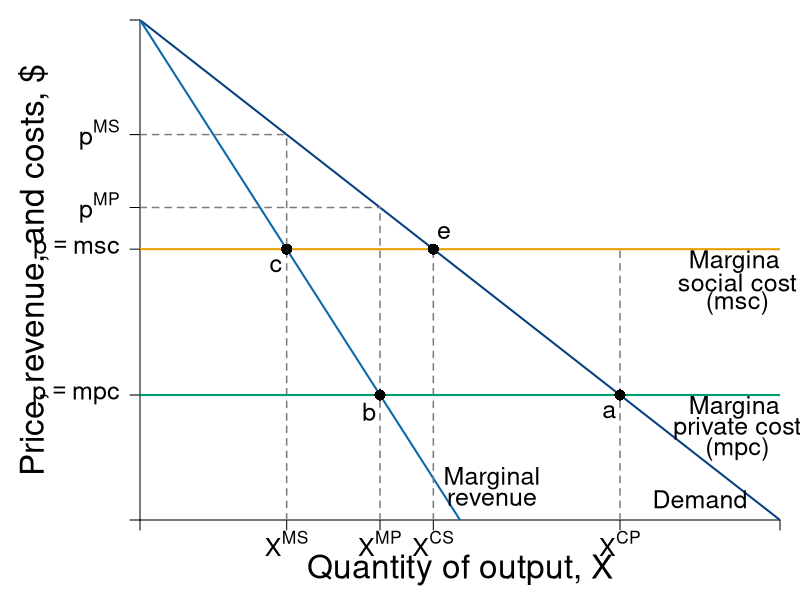

Reproduce this figure in R.
#Graph Designer: Simon Halliday + Scott Cohn
#Authors: Bowles and Halliday
#Title: Coordination, Conflict and Competition: A Text in Microeconomics

library(shape)
pdf(file = "public_mechanism/second_best_part1.pdf", width = 9, height = 7)

# Set parameters for graphics
axislabelsize <- 2
labelsize <- 1.5
namesize <- 1.8
annotatesize <- 1.5
graphlinewidth <- 2
segmentlinewidth <- 1.5
fadelevel <- 0.2

COL <- c("#7fc97f", "#beaed4", "#fdc086", "#ffff99", "#386cb0", "#f0027f", "#bf5b17", "#666666")
COLA <- c("#e0f3db", "#99d8c9","#66c2a4","#41ae76", "#238b45", "#005824")
COLB <- c("#c6dbef", "#4eb3d3", "#2b8cbe", "#0868ac","#084081")
COLC <- c("#fcfbfd", "#efedf5", "#dadaeb", "#bcbddc", "#9e9ac8", "#807dba", "#6a51a3", "#54278f", "#3f007d")
grays <- gray.colors(25, start = 1, end = 0, alpha = 1)
CBCols <- c("#009E73","#0072B2","#E69F00","#CC79A7", "#F0E442")


#Edited the margins to cater for the larger LHS labels
par(mar =  c(4, 7, 1, 1))

AvgRevenue <- function(x, rmax = 12, xmax = 12){
  rmax - (rmax/xmax)*x
}

MRevenue <- function(x, rmax = 12, xmax = 12){
  rmax - 2*(rmax/xmax)*x
}

AvgCost <- function(x, c0 = 2, c1 = 4){
  c0/x + c1
}

xlims <- c(0, 12)
ylims <- c(0, 12)

npts <- 501 
x <- seq(xlims[1], xlims[2], length.out = npts)
y <- seq(ylims[1], ylims[2], length.out = npts) 
a <- c(13, 16.75, 19.25)

plot(0, 0, xlim = xlims, ylim = ylims, type = "n",
     xlab = expression(paste("")),
     ylab = expression(paste("")), 
     xaxt = "n", 
     yaxt = "n", 
     cex.lab = axislabelsize, 
     bty = "n",
     xaxs = "i", 
     yaxs = "i")

costs <- c(3, 6.5)
monopoly <- c((12 - costs[1])/2, (12 - costs[2])/2)
comp <- c((12 - costs[1]), (12 - costs[2]))

ticksy <- c(0, costs[1], costs[2], AvgRevenue(monopoly[1]),  AvgRevenue(monopoly[2]), ylims[2])
ylabels <- c(NA, expression(paste(p == mpc)), expression(paste(p == msc)), expression(paste(p^{MP})),  expression(paste(p^{MS})), NA)
ticksx <- c(0, monopoly[2], monopoly[1], comp[2], comp[1], xlims[2])
xlabels <- c(NA,  expression(paste(X^{MS})), expression(paste(X^{MP})), expression(paste(X^{CS})), expression(paste(X^{CP})), NA)

axis(1, at = ticksx, pos = 0, labels = xlabels, cex.axis = labelsize)
axis(2, at = ticksy, pos = 0, labels = ylabels, las = 1, cex.axis = labelsize)

npts <- 500 
xx1 <- seq(xlims[1], xlims[2], length.out = npts)
xx3 <- seq(2, 6, length.out = npts)

#Draw the polygon for D
# xpolya <- c(comp[1], comp[1], comp[2], comp[1])
# ypolya <- c(costs[1], costs[2], costs[2], costs[1])
# polygon(x = xpolya, y = ypolya, col=COL[4],
#         density=NULL, border = NA)


#Monopoly CS no MSC: 
# xpolyCSM <- c(comp[2], 0, 0, comp[2])
# ypolyCSM <- c(AvgRevenue(x = comp[2]), 12, AvgRevenue(x = comp[2]), AvgRevenue(x = comp[2]))
# polygon(x = xpolyCSM, y = ypolyCSM, col=COLA[1], density=NULL, border = NA)

#Monopoly profit no MSC, above MSC: 
# xpolyMpi <- c(monopoly[1], monopoly[1], 0, 0, monopoly[1])
# ypolyMpi <- c(costs[2], AvgRevenue(x = monopoly[1]), AvgRevenue(x = monopoly[1]), costs[2], costs[2])
# polygon(x = xpolyMpi, y = ypolyMpi, col=COLB[1], density=NULL, border = NA)

#Monopoly profit no MSC, BELOW MSC: 

# xpolyMpiSC <- c(monopoly[1], monopoly[1], 0, 0, monopoly[1])
# ypolyMpiSC <- c(costs[1], costs[2], costs[2], costs[1], costs[1])
# polygon(x = xpolyMpiSC, y = ypolyMpiSC, col=rgb(204/255, 121/255, 167/255, fadelevel), 
#         density=NULL, border = NA)


#Draw the polygon for A
# xpolyb <- c(comp[2], monopoly[1], monopoly[1], comp[2])
# ypolyb <- c(costs[2], AvgRevenue(x = monopoly[1]), costs[2], costs[2])
# polygon(x = xpolyb, y = ypolyb, col=COL[4], density=NULL, border = NA)

#Draw the polygon for area C
# xpolyc <- c(monopoly[1], monopoly[1], monopoly[2], monopoly[2], monopoly[1])
# ypolyc <- c(costs[2], AvgRevenue(x = monopoly[1]), AvgRevenue(x = monopoly[2]), MRevenue(monopoly[2]), MRevenue(monopoly[2]))
# polygon(x = xpolyc, y = ypolyc, col = COLA[1], density = NULL, border = NA)

#Draw the polygon for D
# xpolyd <- c(comp[2], comp[2], monopoly[1], monopoly[1], comp[2] )
# ypolyd <- c(costs[1], AvgRevenue(x = comp[2]), AvgRevenue(x = comp[2]), costs[1], costs[1])
# polygon(x = xpolyd, y = ypolyd, col=COL[2], density=NULL, border = NA)

#Area E
# xpolye <- c(comp[1], comp[2], comp[2], comp[1])
# ypolye <- c(costs[1], AvgRevenue(x = comp[2]), costs[1], costs[1])
# polygon(x = xpolye, y = ypolye, col=COL[2], density=NULL, border = NA)

#Total costs only covering private costs 
# xpolya <- c(comp[1], comp[1], 0, 0, comp[1])
# ypolya <- c(0, costs[1], costs[1], 0, 0)
# polygon(x = xpolya, y = ypolya, col=rgb(86/255, 180/255, 233/255, fadelevel),
#         density=NULL, border = NA)

#lines(xx1, bcA(xx1, w = 10, p = 1.5), col = COLB[3], lwd = graphlinewidth)
lines(xx1, AvgRevenue(xx1, rmax = 12, xmax = 12), col = COLB[5], lwd = graphlinewidth)
lines(xx1, MRevenue(xx1, rmax = 12, xmax = 12), col = COLB[4], lwd = graphlinewidth)
#lines(xx1, AvgCost(xx1, c0 = 2, c1 = 4), col = COLA[5], lwd = graphlinewidth)

#Label the axes
#mtext(expression(paste("Quantity of output, ", X)), side=1, line = 2.5, cex = axislabelsize)

text(0.5*xlims[2], -1.2, expression(paste("Quantity of output, ", X)), xpd = TRUE, cex = axislabelsize) 
text(-2, 0.5*ylims[2], expression(paste("Price, revenue, and costs, $")), xpd = TRUE, cex = axislabelsize, srt = 90) 

#Label curves
#text(10.5, 4.5, expression(paste(ac(x) == mc(x))), cex = labelsize)
#text(10.5, 3, expression(paste(p(x) == p[max] - s*x)), cex = labelsize)
text(10.5, 0.5, expression(paste("Demand")), cex = labelsize)

text(6.6, 1, expression(paste("Marginal")), cex = labelsize)
text(6.6, 0.5, expression(paste("revenue")), cex = labelsize)

text(11.2, 6.2, expression(paste("Marginal")), cex = labelsize)
text(11.2, 5.7, expression(paste("social cost")), cex = labelsize, xpd = TRUE)
text(11.2, 5.2, expression(paste("(msc)")), cex = labelsize)

text(11.2, 2.7, expression(paste("Marginal")), cex = labelsize)
text(11.2, 2.2, expression(paste("private cost")), cex = labelsize, xpd = TRUE)
text(11.2, 1.7, expression(paste("(mpc)")), cex = labelsize)

#Labels cost and profit areas
#text(2, 0.5*AvgCost(x = 4), expression("Total Costs"), cex = labelsize)
#text(2, 6, expression("Profit"), cex = labelsize)

#Draw segments for total costs
segments(0, AvgRevenue(x = monopoly[2]), monopoly[2], AvgRevenue(x = monopoly[2]), lty = 2, col = grays[20] , lwd = segmentlinewidth)
segments(0, AvgRevenue(x = 4.5), 4.5, AvgRevenue(x = 4.5), lty = 2, col = grays[20] , lwd = segmentlinewidth)

segments(monopoly[2], 0, monopoly[2], AvgRevenue(x = monopoly[2]), lty = 2, col = grays[20] , lwd = segmentlinewidth)
segments(4.5, 0, 4.5, AvgRevenue(x = 4.5), lty = 2, col = grays[20] , lwd = segmentlinewidth)
segments(comp[2], 0, comp[2], AvgRevenue(x = comp[2]), lty = 2, col = grays[20] , lwd = segmentlinewidth)
segments(9, 0, 9, costs[2], lty = 2, col = grays[20] , lwd = segmentlinewidth)

#Price lines
segments(0, 3, xlims[2], 3, lty = 1, col = CBCols[1] , lwd = graphlinewidth)
segments(0, 6.5, xlims[2], 6.5, lty = 1, col = CBCols[3] , lwd = graphlinewidth)


#Label Points for comparison
points(monopoly[2], MRevenue(x = monopoly[2]), pch = 16, col = "black", cex = 1.5)
text(monopoly[2] -0.2, MRevenue(x = monopoly[2]) - 0.4, expression(c), cex = labelsize)

points(4.5, MRevenue(x = 4.5), pch = 16, col = "black", cex = 1.5)
text(4.5 -0.2, MRevenue(x = 4.5) - 0.4, expression(b), cex = labelsize)

points(comp[2], AvgRevenue(x = comp[2]), pch = 16, col = "black", cex = 1.5)
text(comp[2] + 0.2, AvgRevenue(x = comp[2]) + 0.4, expression(e), cex = labelsize)

points(9, AvgRevenue(x = 9), pch = 16, col = "black", cex = 1.5)
text(9 -0.2, AvgRevenue(x = 9) - 0.4, expression(a), cex = labelsize)


#points(4, AvgRevenue(x = 4), pch = 16, col = "black", cex = 1.5)
# text(7.75, 5.5, expression(F), cex = labelsize)
#text(4.75, 6.75, expression(A), cex = labelsize)
#text(3.5, 7, expression(C), cex = labelsize)
# text(5, 5, expression(D), cex = labelsize)
# text(6.5, 4.25, expression(E), cex = labelsize)

# text(1, 8.25, expression(paste(CS[MSC]^{CP})), cex = labelsize)
#text(1, 7, expression(paste(pi[msc]^{MP})), cex = labelsize)
# text(1, 4.75, expression(paste(CS[mpc]^{CP})), cex = labelsize)

#Arrow to mr = mc
#text(7.5, 9.5, expression(paste("Profit Maximum at")), cex = labelsize)
#text(7.5, 9, expression(paste(mr == mc)), cex = labelsize)
#Arrows(6.1, 9.2, 4.2, 4.3, col = "black", lty = 1, lwd = 2, arr.type = "triangle", arr.lwd = 0.5)
# 
# text(2, 2.25, expression(paste("Competition policy:")), cex = labelsize)
# text(2, 1.75, expression(paste("competitive firm")), cex = labelsize)
# text(2, 1.25, expression(paste("only incurs")), cex = labelsize)
# text(2, 0.75, expression(paste("private costs")), cex = labelsize)
# 


dev.off()
